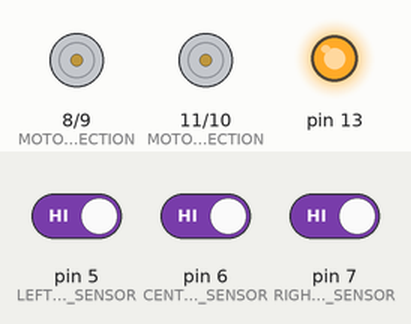
Recording of a sketch running on a simulated Arduino Uno, built with avr-gcc and run on an emulated ATmega328P. On the bench: direction and speed pins drawn as motors (green arrow = direction pin HIGH = forward, orange = LOW = backward, longer = more drive), output pins drawn as LEDs (lit = HIGH). The test bench sets the inputs (shaded band); at power-on: pin 5 (LEFT_LINE_SENSOR) HIGH, pin 6 (CENTER_LINE_SENSOR) HIGH, pin 7 (RIGHT_LINE_SENSOR) HIGH.

Above: at 1.01 s.
1.3 s: pin 5 (LEFT_LINE_SENSOR) driven LOW
At 3.2 s:
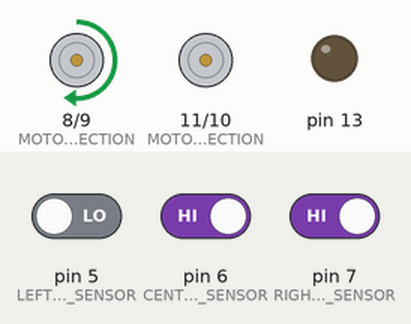
4.3 s: pin 5 (LEFT_LINE_SENSOR) driven HIGH
At 4.84 s:
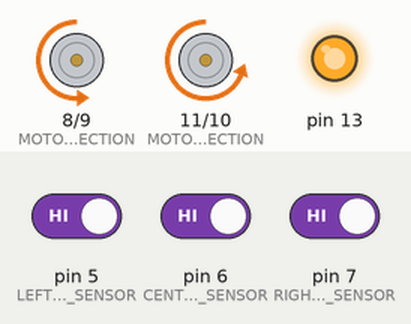
7.3 s: pin 6 (CENTER_LINE_SENSOR) driven LOW
At 8.6 s:
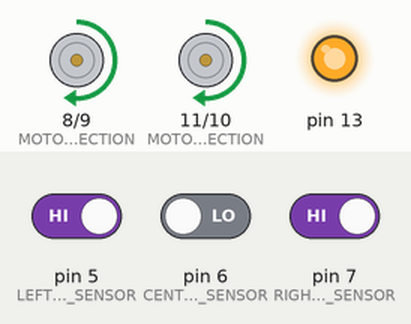
10.3 s: pin 7 (RIGHT_LINE_SENSOR) driven LOW
At 12.2 s:
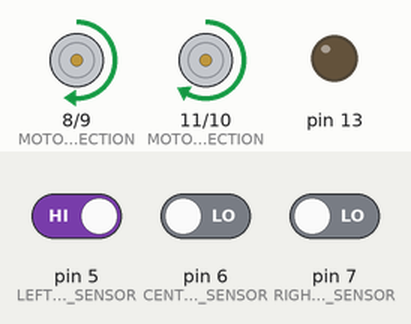
13.3 s: pin 6 (CENTER_LINE_SENSOR) driven HIGH
At 15.2 s:
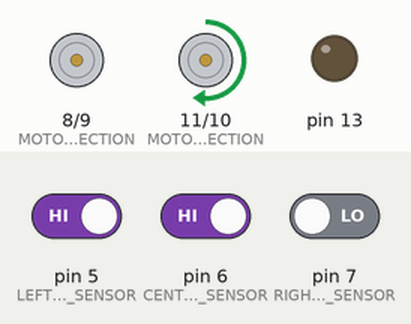
16.3 s: pin 7 (RIGHT_LINE_SENSOR) driven HIGH
At 16.82 s:
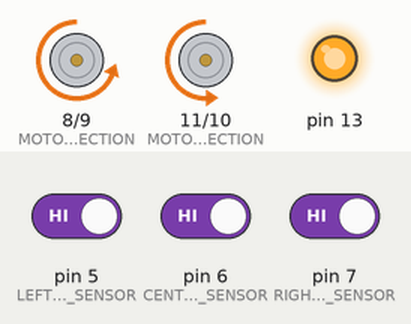
Timing chart, 0 to 20.3 s (numbered marks = the images above; inputs shaded):
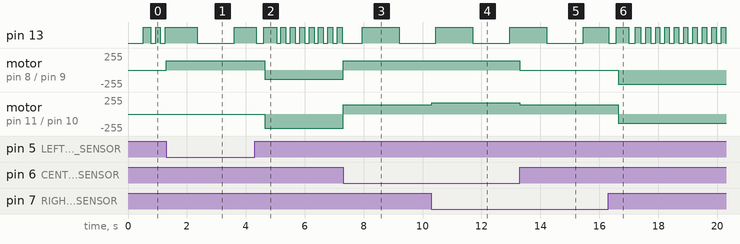

Measured:
- after the input at 1.3 s, motor on pin 8 (MOTOR_1_DIRECTION) / pin 9 (MOTOR_1_SPEED): stopped → forward 140/255 at once
- after the input at 4.3 s, motor on pin 8 (MOTOR_1_DIRECTION) / pin 9 (MOTOR_1_SPEED): forward 140/255 → backward 140/255 after 0.34 s; motor on pin 11 (MOTOR_2_DIRECTION) / pin 10 (MOTOR_2_SPEED): stopped → backward 210/255 after 0.34 s
- after the input at 7.3 s, motor on pin 8 (MOTOR_1_DIRECTION) / pin 9 (MOTOR_1_SPEED): backward 140/255 → forward 140/255 at once; motor on pin 11 (MOTOR_2_DIRECTION) / pin 10 (MOTOR_2_SPEED): backward 210/255 → forward 140/255 at once
- after the input at 10.3 s, motor on pin 11 (MOTOR_2_DIRECTION) / pin 10 (MOTOR_2_SPEED): forward 140/255 → forward 168/255 at once
- after the input at 13.3 s, motor on pin 8 (MOTOR_1_DIRECTION) / pin 9 (MOTOR_1_SPEED): forward 140/255 → stopped at once; motor on pin 11 (MOTOR_2_DIRECTION) / pin 10 (MOTOR_2_SPEED): forward 168/255 → forward 140/255 at once
- after the input at 16.3 s, motor on pin 8 (MOTOR_1_DIRECTION) / pin 9 (MOTOR_1_SPEED): stopped → backward 210/255 after 0.34 s; motor on pin 11 (MOTOR_2_DIRECTION) / pin 10 (MOTOR_2_SPEED): forward 140/255 → backward 140/255 after 0.34 s

The sketch:

JR_LINE.ino
```cpp
//*********************************************//
//                   P_BOT_JR                  //
//                   JR_LINE                   //
//                                             //
// This demo program will  follow a black line //
//  path laid out on a light colored surface   //
//         track width is 15-19mm wide.        //
//                Codes by:                    //
//        e-Gizmo Mechatronix Central          //
//         Taft, Manila, Philippines           //
//           http://www.egizmo.com             //
//                NOV. 24,2017                 //
//*********************************************//

// INITIALIZATION:
int MOTOR_1_DIRECTION =  8;                // Motor control HIGH = FWD, LOW = BWD
int MOTOR_1_SPEED =      9;                // Speed input   LOW or 0 (PWM = 255) fullspeed,  HIGH or 1 (PWM =0) stop.
int MOTOR_2_SPEED =      10;               // Speed input   LOW or 0 (PWM = 255) fullspeed,  HIGH or 1 (PWM =0) stop.
int MOTOR_2_DIRECTION =  11;               // Motor control HIGH = FWD, LOW = BWD

int  LEFT_LINE_SENSOR =   5;
int  CENTER_LINE_SENSOR = 6;
int  RIGHT_LINE_SENSOR =  7;

long int RTC;

// INPUTS AND OUTPUTS
void setup()   {
  Serial.begin(9600);
  // DEFAULT PINS OF THE MOTOR DRIVER (8,9,10,11)
  pinMode(MOTOR_1_DIRECTION, OUTPUT);
  pinMode(MOTOR_1_SPEED, OUTPUT);
  pinMode(MOTOR_2_SPEED, OUTPUT);
  pinMode(MOTOR_2_DIRECTION, OUTPUT);

  pinMode(13, OUTPUT);
  RTC=millis()+10;
}
int  LINE_SENSE=0;
int GIVE_UP=0;
int LAST_SENSE;
int RUN_SPEED=140;

//TIMERS
byte  RETRY_DELAY=0;
byte  LED_FLASH=25;

// MAIN PROGRAM
void loop()
{
  //HARDWARE TIMER SERVICE
  if(millis()>=RTC)
  {
    RTC=RTC+10;
    if(RETRY_DELAY>0) RETRY_DELAY--;
    if(LED_FLASH>0)
    {
      LED_FLASH--;
      if(LED_FLASH==0)
      {
        LED_FLASH=25;
        PORTB ^= 0x20;
      }
    }
  }
  // READ THE STATUS OF THE LINE SENSOR
  LINE_SENSE=0;
  if(digitalRead(LEFT_LINE_SENSOR)==LOW) LINE_SENSE=1;
  if(digitalRead(CENTER_LINE_SENSOR)==LOW) LINE_SENSE=LINE_SENSE+2;
  if(digitalRead(RIGHT_LINE_SENSOR)==LOW) LINE_SENSE=LINE_SENSE+4;

  // IF NO LINES ARE DETECTED
  if((LINE_SENSE==0) & (RETRY_DELAY==0)){

    // REVERSE FOR 20MS
    if(GIVE_UP<10)
    {
      if(LAST_SENSE==1) RUN_BOT(RUN_SPEED*15/10,RUN_SPEED,LOW);
      if(LAST_SENSE==3) RUN_BOT(RUN_SPEED*12/10,RUN_SPEED,LOW);
      if(LAST_SENSE==4) RUN_BOT(RUN_SPEED,RUN_SPEED*15/10,LOW);
      if(LAST_SENSE==6) RUN_BOT(RUN_SPEED,RUN_SPEED*12/10,LOW);
      delay(40);
      GIVE_UP++;
    }
  }
  if(LINE_SENSE!=0)
  {
    LAST_SENSE=LINE_SENSE;
    GIVE_UP=0;
    RETRY_DELAY=50;
  }
  //TURN SOUTH FAST
  if(LINE_SENSE==1)
  {
    FORWARD();
    analogWrite(MOTOR_1_SPEED, RUN_SPEED);
    analogWrite(MOTOR_2_SPEED, 0);
    delay(50);
  }
  // GO FORWARD STRAIGTH
  if((LINE_SENSE==2)|(LINE_SENSE==7))
  {
    RUN_BOT(RUN_SPEED,RUN_SPEED,HIGH);
    delay(50);
  }
  //TURN SOUTH
  if(LINE_SENSE==3)
  {
    FORWARD();
    analogWrite(MOTOR_1_SPEED, RUN_SPEED*12/10);
    delay(50);
  }
  //TURN NORTH FAST
  if(LINE_SENSE==4)
  {
    FORWARD();
    analogWrite(MOTOR_2_SPEED, RUN_SPEED);
    analogWrite(MOTOR_1_SPEED, 0);
    delay(50);
  }
  //TURN NORTH
  if(LINE_SENSE==6)
  {
    FORWARD();
    analogWrite(MOTOR_2_SPEED, RUN_SPEED*12/10);
    delay(50);
  }
}
// PRESET FUNCTIONS
void RUN_BOT(int spd1,int spd2, boolean direction )
{
  digitalWrite(MOTOR_1_DIRECTION,direction);
  digitalWrite(MOTOR_2_DIRECTION,direction);
  analogWrite(MOTOR_2_SPEED, spd1);
  analogWrite(MOTOR_1_SPEED, spd2);
}
void FORWARD(void)
{
  digitalWrite(MOTOR_1_DIRECTION,HIGH);
  digitalWrite(MOTOR_2_DIRECTION,HIGH);
}
 // PROGRAM ENDS AND LOOP BACK FOREVER
//**********************************************************************************//PARZ
```
